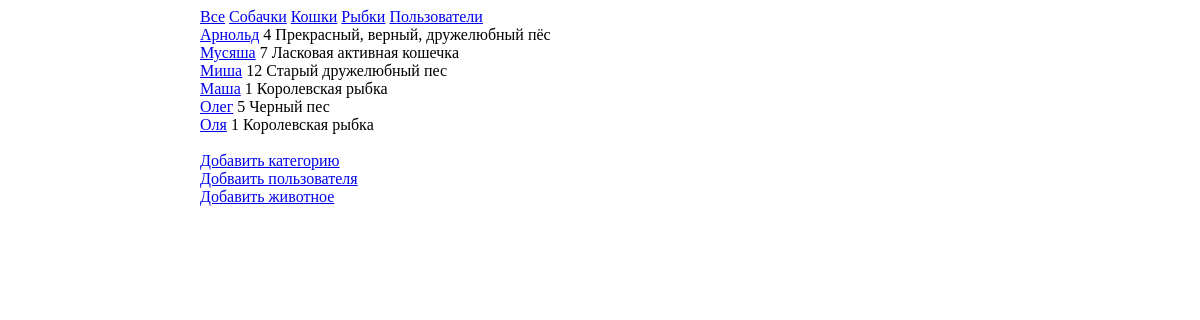
The page /adminapp/show_animals/0/ on the database its author committed.
### mainapp/models.py (models this page shows, shortened)
class TypeOfAnimal(models.Model):
    title = models.CharField(max_length=30, verbose_name="Вид животного")
    is_active = models.BooleanField(verbose_name='Доступен', default=True)

class Animal(models.Model):
    type = models.ForeignKey(TypeOfAnimal, on_delete=models.CASCADE, verbose_name="Вид животного")
    name = models.CharField(max_length=30, verbose_name="Имя")
    age = models.PositiveSmallIntegerField(verbose_name="Примерный возраст", blank=True)
    avatar = models.ImageField(upload_to="animal_account", verbose_name="Аватарка")
    short_description = models.CharField(max_length=70, verbose_name="Краткое описание")
    description = models.TextField(verbose_name="Описание", blank=True)
    date_entrance = models.DateTimeField(auto_created=True, verbose_name="Дата поступления", default=datetime.now())
    is_active = models.BooleanField(verbose_name='Доступен', default=True)
    taken_home = models.DateTimeField(
        blank=True,
        null=True,
        verbose_name="Забрали домой",
    )

### adminapp/views.py (the view, shortened to what this page needs)
# urls.py: path('show_animals/<int:pk>/', show_animal, name='show_animal'),
def show_animal(request, pk):
    animal_types = TypeOfAnimal.objects.all()
    if pk != 0:
        animals_of_type = Animal.objects.filter(type=pk).order_by('name')
    else:
        animals_of_type = Animal.objects.all()
        context = {
            'animals_of_type': animals_of_type,
            'animal_types': animal_types,
        }
        return render(request, 'adminapp/show_all_animals.html', context)

### adminapp/templates/adminapp/show_all_animals.html
{% extends 'adminapp/base.html' %}
{% block menu %}
    {% include 'adminapp/includes/inc_admin_menu.html' %}
{% endblock menu %}
{% block content %}
    {% for animal in animals_of_type %}
    <a href="{% url 'adminapp:detail_animal' animal.pk %}">{{animal.name}}</a>
        {{animal.age}}
        {{animal.short_description}}
<br>
    {% endfor %}
{% endblock %}

### adminapp/templates/adminapp/includes/inc_admin_menu.html
<a href="{% url 'adminapp:show_animal' 0 %}">Все</a>
{% for link in animal_types %}
    {% if link.is_active %}
        <a href="{% url 'adminapp:show_animal' link.pk %}">{{link.title}}</a>
    {% endif %}
{% endfor %}
    <a href="{% url 'adminapp:show_users' %}">Пользователи</a>

### rows shown on the page
TypeOfAnimal: title "Собачки"
TypeOfAnimal: title "Кошки"
TypeOfAnimal: title "Рыбки"
Animal: name "Арнольд", age "4", short_description "Прекрасный, верный, дружелюбный пёс"
Animal: name "Мусяша", age "7", short_description "Ласковая активная кошечка"
Animal: name "Миша", age "12", short_description "Старый дружелюбный пес"
Animal: name "Маша", age "1", short_description "Королевская рыбка"
Animal: name "Олег", age "5", short_description "Черный пес"
Animal: name "Оля", age "1", short_description "Королевская рыбка"
